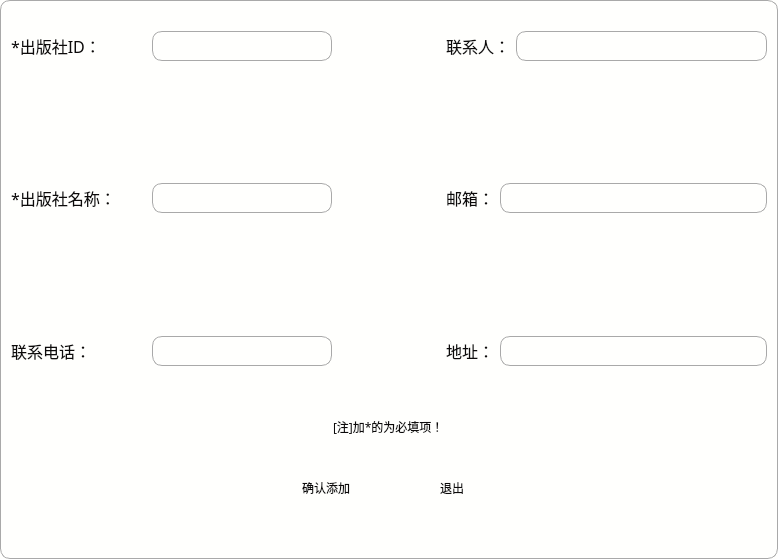
<?xml version="1.0" encoding="UTF-8"?>
<ui version="4.0">
 <class>Pressadd</class>
 <widget class="QDialog" name="Pressadd">
  <property name="geometry">
   <rect>
    <x>0</x>
    <y>0</y>
    <width>778</width>
    <height>559</height>
   </rect>
  </property>
  <property name="windowTitle">
   <string>Dialog</string>
  </property>
  <property name="styleSheet">
   <string notr="true">QPushButton:hover{
        color:red
        }
QLineEdit{
        border:1px solid gray;;
        border-radius:10px;
        padding:2px 4px;
}
QWidget{
        color:#0c0a0a;
        background:rgb(255, 255, 253);
        border-top:1px solid darkGray;
        border-bottom:1px solid darkGray;
        border-right:1px solid darkGray;
        border-left:1px solid darkGray;
        border-top-left-radius:10px;
        border-top-right-radius:10px;
        border-bottom-right-radius:10px;
        border-bottom-left-radius:10px;
    }
QLabel{
        border:none;}

QPushButton{border:none
           }</string>
  </property>
  <layout class="QVBoxLayout" name="verticalLayout_2" stretch="0,2,1,2,1,2,1,1,0">
   <item>
    <spacer name="verticalSpacer_4">
     <property name="orientation">
      <enum>Qt::Vertical</enum>
     </property>
     <property name="sizeType">
      <enum>QSizePolicy::Fixed</enum>
     </property>
     <property name="sizeHint" stdset="0">
      <size>
       <width>20</width>
       <height>20</height>
      </size>
     </property>
    </spacer>
   </item>
   <item>
    <layout class="QHBoxLayout" name="horizontalLayout" stretch="3,1,3">
     <item>
      <layout class="QHBoxLayout" name="horizontalLayout_7">
       <item>
        <widget class="QLabel" name="label_4">
         <property name="font">
          <font>
           <family>SimSun-ExtB</family>
           <pointsize>12</pointsize>
          </font>
         </property>
         <property name="text">
          <string>*出版社ID：</string>
         </property>
        </widget>
       </item>
       <item>
        <widget class="QLineEdit" name="lineEdit_pid">
         <property name="sizePolicy">
          <sizepolicy hsizetype="Fixed" vsizetype="Fixed">
           <horstretch>0</horstretch>
           <verstretch>0</verstretch>
          </sizepolicy>
         </property>
         <property name="minimumSize">
          <size>
           <width>180</width>
           <height>30</height>
          </size>
         </property>
        </widget>
       </item>
      </layout>
     </item>
     <item>
      <spacer name="horizontalSpacer">
       <property name="orientation">
        <enum>Qt::Horizontal</enum>
       </property>
       <property name="sizeHint" stdset="0">
        <size>
         <width>40</width>
         <height>20</height>
        </size>
       </property>
      </spacer>
     </item>
     <item>
      <layout class="QHBoxLayout" name="horizontalLayout_10">
       <item>
        <widget class="QLabel" name="label_8">
         <property name="font">
          <font>
           <family>SimSun-ExtB</family>
           <pointsize>12</pointsize>
          </font>
         </property>
         <property name="text">
          <string>联系人：</string>
         </property>
        </widget>
       </item>
       <item>
        <widget class="QLineEdit" name="lineEdit_lman">
         <property name="minimumSize">
          <size>
           <width>0</width>
           <height>30</height>
          </size>
         </property>
        </widget>
       </item>
      </layout>
     </item>
    </layout>
   </item>
   <item>
    <spacer name="verticalSpacer">
     <property name="orientation">
      <enum>Qt::Vertical</enum>
     </property>
     <property name="sizeHint" stdset="0">
      <size>
       <width>20</width>
       <height>45</height>
      </size>
     </property>
    </spacer>
   </item>
   <item>
    <layout class="QHBoxLayout" name="horizontalLayout_2" stretch="3,1,3">
     <item>
      <layout class="QHBoxLayout" name="horizontalLayout_8">
       <item>
        <widget class="QLabel" name="label_6">
         <property name="font">
          <font>
           <family>SimSun-ExtB</family>
           <pointsize>12</pointsize>
          </font>
         </property>
         <property name="text">
          <string>*出版社名称：</string>
         </property>
        </widget>
       </item>
       <item>
        <widget class="QLineEdit" name="lineEdit_pname">
         <property name="sizePolicy">
          <sizepolicy hsizetype="Fixed" vsizetype="Fixed">
           <horstretch>0</horstretch>
           <verstretch>0</verstretch>
          </sizepolicy>
         </property>
         <property name="minimumSize">
          <size>
           <width>180</width>
           <height>30</height>
          </size>
         </property>
        </widget>
       </item>
      </layout>
     </item>
     <item>
      <spacer name="horizontalSpacer_2">
       <property name="orientation">
        <enum>Qt::Horizontal</enum>
       </property>
       <property name="sizeHint" stdset="0">
        <size>
         <width>40</width>
         <height>20</height>
        </size>
       </property>
      </spacer>
     </item>
     <item>
      <layout class="QHBoxLayout" name="horizontalLayout_12">
       <item>
        <widget class="QLabel" name="label_10">
         <property name="font">
          <font>
           <family>SimSun-ExtB</family>
           <pointsize>12</pointsize>
          </font>
         </property>
         <property name="text">
          <string>邮箱：</string>
         </property>
        </widget>
       </item>
       <item>
        <widget class="QLineEdit" name="lineEdit_pem">
         <property name="minimumSize">
          <size>
           <width>0</width>
           <height>30</height>
          </size>
         </property>
        </widget>
       </item>
      </layout>
     </item>
    </layout>
   </item>
   <item>
    <spacer name="verticalSpacer_2">
     <property name="orientation">
      <enum>Qt::Vertical</enum>
     </property>
     <property name="sizeHint" stdset="0">
      <size>
       <width>20</width>
       <height>46</height>
      </size>
     </property>
    </spacer>
   </item>
   <item>
    <layout class="QHBoxLayout" name="horizontalLayout_3" stretch="3,1,3">
     <item>
      <layout class="QHBoxLayout" name="horizontalLayout_9">
       <item>
        <widget class="QLabel" name="label_7">
         <property name="font">
          <font>
           <family>SimSun-ExtB</family>
           <pointsize>12</pointsize>
          </font>
         </property>
         <property name="text">
          <string>联系电话：</string>
         </property>
        </widget>
       </item>
       <item>
        <widget class="QLineEdit" name="lineEdit_phone">
         <property name="sizePolicy">
          <sizepolicy hsizetype="Fixed" vsizetype="Fixed">
           <horstretch>0</horstretch>
           <verstretch>0</verstretch>
          </sizepolicy>
         </property>
         <property name="minimumSize">
          <size>
           <width>180</width>
           <height>30</height>
          </size>
         </property>
        </widget>
       </item>
      </layout>
     </item>
     <item>
      <spacer name="horizontalSpacer_3">
       <property name="orientation">
        <enum>Qt::Horizontal</enum>
       </property>
       <property name="sizeHint" stdset="0">
        <size>
         <width>40</width>
         <height>20</height>
        </size>
       </property>
      </spacer>
     </item>
     <item>
      <layout class="QHBoxLayout" name="horizontalLayout_13">
       <item>
        <widget class="QLabel" name="label_11">
         <property name="font">
          <font>
           <family>SimSun-ExtB</family>
           <pointsize>12</pointsize>
          </font>
         </property>
         <property name="text">
          <string>地址：</string>
         </property>
        </widget>
       </item>
       <item>
        <widget class="QLineEdit" name="lineEdit_padr">
         <property name="minimumSize">
          <size>
           <width>0</width>
           <height>30</height>
          </size>
         </property>
        </widget>
       </item>
      </layout>
     </item>
    </layout>
   </item>
   <item>
    <spacer name="verticalSpacer_3">
     <property name="orientation">
      <enum>Qt::Vertical</enum>
     </property>
     <property name="sizeType">
      <enum>QSizePolicy::Fixed</enum>
     </property>
     <property name="sizeHint" stdset="0">
      <size>
       <width>20</width>
       <height>20</height>
      </size>
     </property>
    </spacer>
   </item>
   <item>
    <layout class="QHBoxLayout" name="horizontalLayout_4">
     <item>
      <spacer name="horizontalSpacer_7">
       <property name="orientation">
        <enum>Qt::Horizontal</enum>
       </property>
       <property name="sizeHint" stdset="0">
        <size>
         <width>40</width>
         <height>20</height>
        </size>
       </property>
      </spacer>
     </item>
     <item>
      <layout class="QVBoxLayout" name="verticalLayout" stretch="1,3">
       <item alignment="Qt::AlignHCenter">
        <widget class="QLabel" name="label_13">
         <property name="font">
          <font>
           <family>SimSun-ExtB</family>
           <pointsize>9</pointsize>
          </font>
         </property>
         <property name="text">
          <string>[注]加*的为必填项！</string>
         </property>
        </widget>
       </item>
       <item>
        <layout class="QHBoxLayout" name="horizontalLayout_14">
         <item>
          <spacer name="horizontalSpacer_4">
           <property name="orientation">
            <enum>Qt::Horizontal</enum>
           </property>
           <property name="sizeHint" stdset="0">
            <size>
             <width>40</width>
             <height>20</height>
            </size>
           </property>
          </spacer>
         </item>
         <item>
          <widget class="QPushButton" name="rightButton">
           <property name="sizePolicy">
            <sizepolicy hsizetype="Fixed" vsizetype="Fixed">
             <horstretch>0</horstretch>
             <verstretch>0</verstretch>
            </sizepolicy>
           </property>
           <property name="minimumSize">
            <size>
             <width>80</width>
             <height>40</height>
            </size>
           </property>
           <property name="text">
            <string>确认添加</string>
           </property>
          </widget>
         </item>
         <item>
          <spacer name="horizontalSpacer_5">
           <property name="orientation">
            <enum>Qt::Horizontal</enum>
           </property>
           <property name="sizeHint" stdset="0">
            <size>
             <width>40</width>
             <height>20</height>
            </size>
           </property>
          </spacer>
         </item>
         <item>
          <widget class="QPushButton" name="pushButton_2">
           <property name="minimumSize">
            <size>
             <width>80</width>
             <height>40</height>
            </size>
           </property>
           <property name="text">
            <string>退出</string>
           </property>
          </widget>
         </item>
         <item>
          <spacer name="horizontalSpacer_6">
           <property name="orientation">
            <enum>Qt::Horizontal</enum>
           </property>
           <property name="sizeHint" stdset="0">
            <size>
             <width>40</width>
             <height>20</height>
            </size>
           </property>
          </spacer>
         </item>
        </layout>
       </item>
      </layout>
     </item>
     <item>
      <spacer name="horizontalSpacer_8">
       <property name="orientation">
        <enum>Qt::Horizontal</enum>
       </property>
       <property name="sizeHint" stdset="0">
        <size>
         <width>40</width>
         <height>20</height>
        </size>
       </property>
      </spacer>
     </item>
    </layout>
   </item>
   <item>
    <spacer name="verticalSpacer_5">
     <property name="orientation">
      <enum>Qt::Vertical</enum>
     </property>
     <property name="sizeHint" stdset="0">
      <size>
       <width>20</width>
       <height>40</height>
      </size>
     </property>
    </spacer>
   </item>
  </layout>
 </widget>
 <resources/>
 <connections>
  <connection>
   <sender>pushButton_2</sender>
   <signal>clicked()</signal>
   <receiver>Pressadd</receiver>
   <slot>close()</slot>
   <hints>
    <hint type="sourcelabel">
     <x>485</x>
     <y>518</y>
    </hint>
    <hint type="destinationlabel">
     <x>598</x>
     <y>479</y>
    </hint>
   </hints>
  </connection>
 </connections>
</ui>
